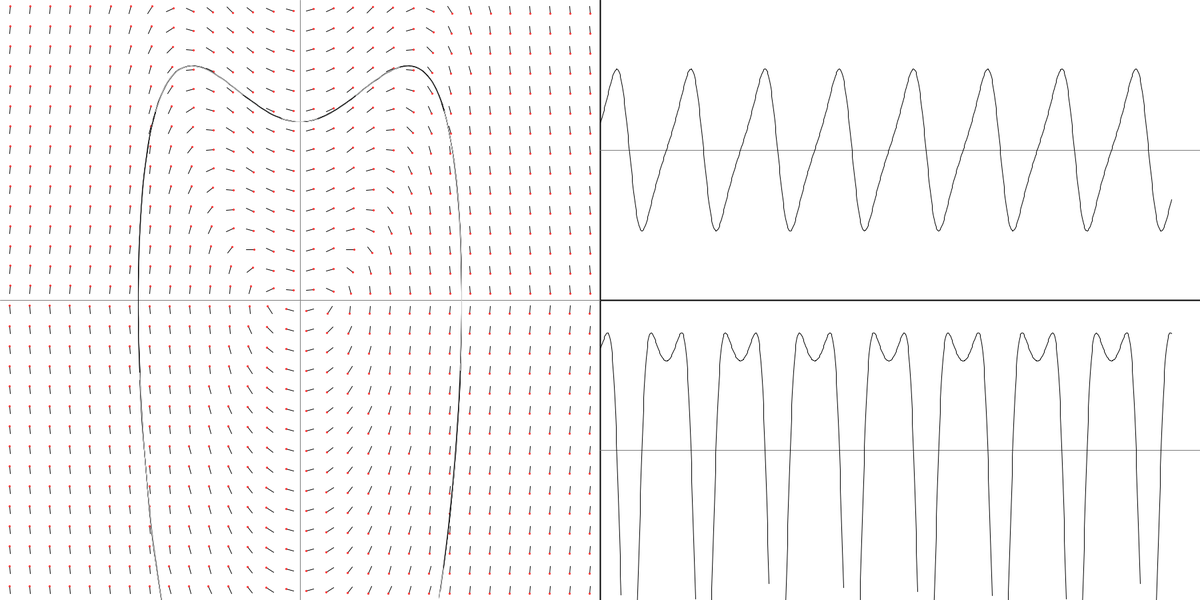
Frame 1 (no input)
Frame 60 (the mouse pressed at the canvas centre just before this capture): identical to frame 1, image omitted
Frame 120 (the mouse held since frame 60 and released just before this capture): identical to frame 1, image omitted

The Processing sketch that drew this single still picture (run headless with seeded random() and noise(); from frame 60 on, the mouse is pressed at the canvas centre):

// Processing sketch: phase_plane
// ── phase_plane.pde



float x1 = 10;
float x2 = -5;
float x1old = 0;
float x2old = 0;

float dx1 = 0;
float dx2 = 0;
float dx = 0;

//non symetric boundaries not supported
float x1min = -6;
float x2min = -6;
float x1max = 6;
float x2max = 6;

float x1range = x1max - x1min;
float x2range = x2max - x2min;
float x1offset = 0;
float x2offset = 0;

float scleX = 100;
float scleY = 100;

float tmin = 0;
float dt = 0.02;
float tmax = 20;

float input = 2.25;
float kp = 3;
float m = 4;

float h(float x1) {
  return 5.1666666*x1 - 8*x1*x1 + 3.3333333 *x1*x1*x1;
}

float d(float x2) {
  if (x2 > 0) {
    return 3.0;
  } else if ( x2 < 0) {
    return -3.0;
  } else {
    return 0.0;
  }
}

float f(float x1, float x2, float t) {
  float a = 2.0;
  float b = 3.0;
  //return -h(x1) + x2;
  //return x2;
  //return x1 * (input - x1*x1 - x2*x2) - x2;
  //return x1*(input + x1*x1+x2*x2-(x1*x1+x2*x2)*(x1*x1+x2*x2)) - x2;
  //return x2;
  //return x2;
  //return x1;
  //return x2-kp*x1;
  //return x2;
  
  //return x1*(a - b * x2);
  //return x2;
  //return - x1 - 2 * x2;
  //return 4*x1*x1*x2 - x1*(x1*x1 + 2*x2*x2 - 4);
  //return -x1*x1 - 2*x1*x2 -2*x1 - 4*x2;
  //return -6*x1;
  //return (x1*x1 - 1)*(x2-1);
  //return x2-x1*x1*x1*x1 + 1;
  //return x1*(x2 - 3);
  //return x2;
  //return 2*x1*x2 + x1*x1*x1;
  //return (x1*x1-1)*(3*x2*x2-1);
  //return x2;
  //return 1;
  //return x2 - x1*(5 - 3*x1 + x1*x1/2); //tunnel diode
  return x2;
  
}

float g(float x1, float x2, float t) {
  float g = 3.5f;
  float d = 3.5f;
  //return -x1-2*x2+input;
  //return -x1 + d*(1 - x1*x1)*x2;
  //return x2 * (input - x1*x1 - x2*x2) + x1;
  //return x2*(input + x1*x1+x2*x2-(x1*x1+x2*x2)*(x1*x1+x2*x2)) + x1;
  //return input * x2 + x1 - x1*x1 + x1*x2;
  //return -2*x1;
  //return -(-x1 + x2*(1-x1*x1+0.1*x2*x2*x2*x2));
  //return x1 - x2 - 2*x1;
  //return -x2 + x2 - 0.5*x2 - kp*x1;
  //return -1 + (1-x2) - x2;
  
  //return -x2 * (g - d * x1);
  //return - 5 * x1 - d(x2);
  //return -2*x2;
  //return -2*x1*x1*x1 - x2*(x1*x1 + 2*x2*x2 - 4);
  //return -16*x2 - 16*x1*x2 - 8*x2*x2;
  //return 2*x1 - 6*x2 - 2*x2*x2*x2;
  //return -d*x2 - g*(1-1/pow(x1,1.4f));
  //return -d*x2 - g*(1-1/x1);
  //return 8*x1*x2;
  
  //return -g*x1/abs(x1) - d*x2/abs(x2);
  //return x1*x1/4 - x2 - 2;
  //return x2*x2 - 1;
  //return x2 + x1*x1*x1*x1 - 1;
  //return x2*(2-x1);
  //return -x1 - x2*x2;
  //return x1*x1 + x2 - x2*x2 + x2*x2*x2;
  //return 1 + x1*x1 + (x1 - 1)*x2;
  //return -x1 - x1*x1*x1;
  //return 1/x1- x1;
  //return -2*x1*x2*(x2*x2-1);
  //return -x2*x2 - x1;
  //return 0.5*(4-x2)*(5-3*(4-x2)+0.5*(4-x2)*(4-x2));
  //return 3-x1/2-x2; //tunnel diode
  //return -x1 - tun(x2 + 2);
  //return x2 - x2*x2*x2/2 - x1;
  return x1*x2 - x1*x1*x1;
  
  /*
  if(sqrt(x1*x1) < 1){
    return 0;
  }else{
    return 2;
  }*/
}

float tun(float in){
  return in*(5 - 3*in + in*in/2);
}

void setup() {
  size(1800, 900);
  smooth(1);

  scleX = 0.5 * width / x1range;
  scleY = height / x2range;

  if (abs(x1max) > abs(x1min)) {
    x1offset = x1max - x1range;
  } else if (abs(x1max) < abs(x1min)) {
    x1offset = x1min + x1range;
  } else {
    x1offset = 0;
  }

  if (abs(x2max) > abs(x2min)) {
    x2offset = x2max - x2range;
  } else if (abs(x2max) < abs(x2min)) {
    x2offset = x2min + x2range;
  } else {
    x2offset = 0;
  }

  drawPhasePlane();
  
  //initial conditions
  x1 = 1;
  x2 = 4;
  
  drawGraphs();
  /*
  for (int i = 0; i < 65; i++) {
    x2 = 0;
    x1 = 2 + 0.03*i;
    drawGraphs();
  }*/
}

void drawPhasePlane() {
  background(255);
  strokeWeight(2);
  line(width/2, 0, width/2, height);
  line(width/2, height/2, width, height/2);
  strokeWeight(1);
  stroke(125);
  line(width/4 + x1offset * scleX, 0, width/4 + x1offset * scleX, height);
  line(0, height/2 - x2offset * scleY, width/2, height/2 - x2offset * scleY);
  line(width/2, height/4 - x1offset * scleX * 0.5, width, height/4 - x1offset * scleX * 0.5);
  line(width/2, 3*height/4 - x2offset * scleY * 0.5, width, 3*height/4 - x2offset * scleY * 0.5);

  stroke(0);
  float scale = 6;
  float ddx1 = x1range / 30;
  float ddx2 = x2range / 30;
  for (float i = x1min + ddx1/2; i < x1min + x1range; i = i + ddx1) {
    for (float j = x2min + ddx2/2; j < x2min + x2range; j = j + ddx2) {
      dx1 = f(i, j, 0);
      dx2 = g(i, j, 0);
      dx = sqrt(dx1*dx1 + dx2*dx2);
      dx1 = scale*dx1/dx;
      dx2 = scale*dx2/dx;
      line(width/4 + i*scleX - dx1  + x1offset * scleX, height/2 - j*scleY + dx2 - x2offset * scleY, width/4 + i*scleX + dx1 + x1offset * scleX, height/2 - j*scleY- dx2 - x2offset * scleY);
      stroke(255, 0, 0);
      ellipse(width/4 + i*scleX + dx1 + x1offset * scleX, height/2 - j*scleY - dx2 - x2offset * scleY, 2, 2);
      stroke(0);
    }
  }
}

void drawGraphs() {
  for (float t = tmin; t < tmax; t += dt) {
    /* //Euler
    x1old = x1;
    x2old = x2;
    x1 = x1 + dt * f(x1, x2, t);
    x2 = x2 + dt * g(x1, x2, t);*/
    
    //RK4
    x1old = x1;
    x2old = x2;
    
    float k11 = f(x1, x2, t); 
    float k12 = g(x1, x2, t);
    
    float k21 = f(x1 + dt*k11/2, x2 + dt*k12/2, t + dt/2);
    float k22 = g(x1 + dt*k11/2, x2 + dt*k12/2, t + dt/2);
    
    float k31 = f(x1 + dt*k21/2, x2 + dt*k22/2, t + dt/2);
    float k32 = g(x1 + dt*k21/2, x2 + dt*k22/2, t + dt/2);
    
    float k41 = f(x1 + dt*k31, x2 + dt*k32, t + dt);
    float k42 = g(x1 + dt*k31, x2 + dt*k32, t + dt);
    
    x1 = x1 + dt * (k11 + 2*k21 + 2*k31 + k41) / 6;
    x2 = x2 + dt * (k12 + 2*k22 + 2*k32 + k42) / 6;


    //if new state is in the phase plane window, draw a line connecting old state and new state
    if (x1 > x1min && x1 < x1max && x2 > x2min && x2 < x2max) {
      stroke(int(200*rectPulse(t, tmax/50)));
      line(width/4 + x1old*scleX  + x1offset * scleX, height/2 - x2old*scleY - x2offset * scleY, width/4 + x1*scleX  + x1offset * scleX, height/2 - x2*scleY - x2offset * scleY);
    }
    stroke(0);
    //drawing state[0] vs. time graph
    if (x1 > x1min && x1 < x1max) {
      line(width/2 + width/2.1 * t / tmax, height/4 - x1old*scleX*0.5 - x1offset * scleX * 0.5, width/2 + width/2.1 * (t + dt) / tmax, height/4 - x1*scleX*0.5 - x1offset * scleX * 0.5);
    }
    //drawing state[1] vs. time graph
    if (x2 > x2min && x2 < x2max) {
      line(width/2 + width/2.1 * t / tmax, 3*height/4 - x2old*scleY*0.5 - x2offset * scleY * 0.5, width/2 + width/2.1 * (t + dt) / tmax, 3*height/4 - x2*scleY*0.5 - x2offset * scleY * 0.5);
    }
  }
  println(x1 + " ; " + x2);
}

void draw() {
  delay(10);
}

int rectPulse(float t, float period) {
  if ((t/period - floor(t/period)) > 0.5) {
    return 1;
  } else {
    return 0;
  }
}

void mousePressed() {
  
  //converting windows coordinates to phase plane coordinates 
  x1 = (mouseX - width/4 - x1offset * scleX)/scleX;
  x2 = (-mouseY + height/2 - x2offset * scleY)/scleY;
  
  drawGraphs();
}

void keyPressed() {
  if (key == 119) { // w
    input = input + 0.1;
    println(input);
    clear();
    drawPhasePlane();
  }
  if (key == 115) { //s
    input = input - 0.1;
    println(input);
    clear();
    drawPhasePlane();
  }
}
